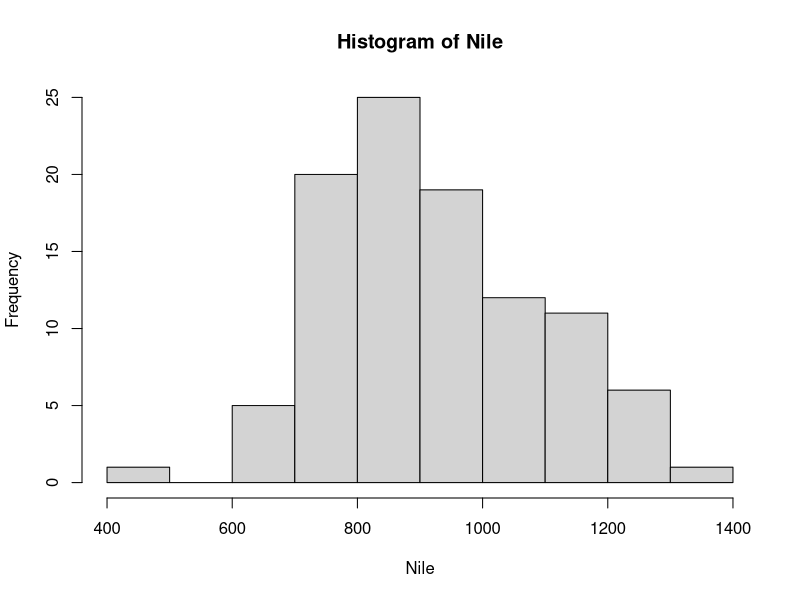
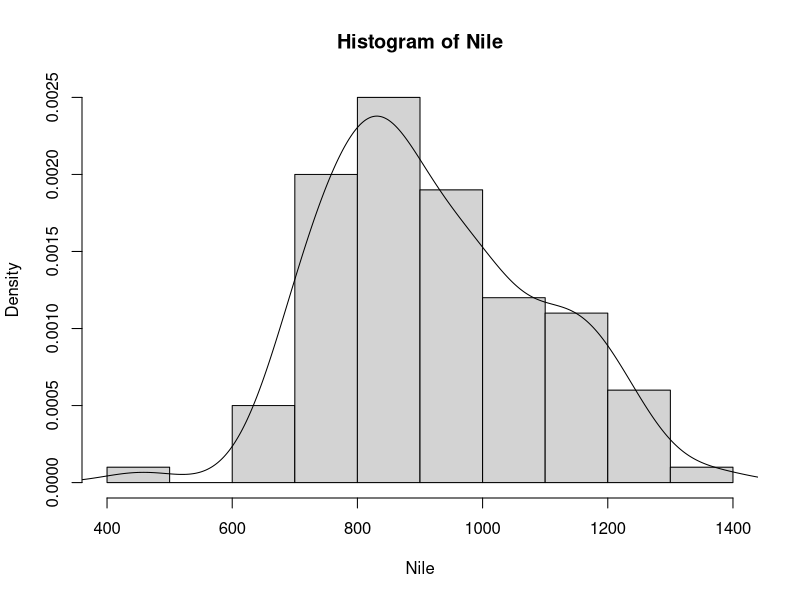
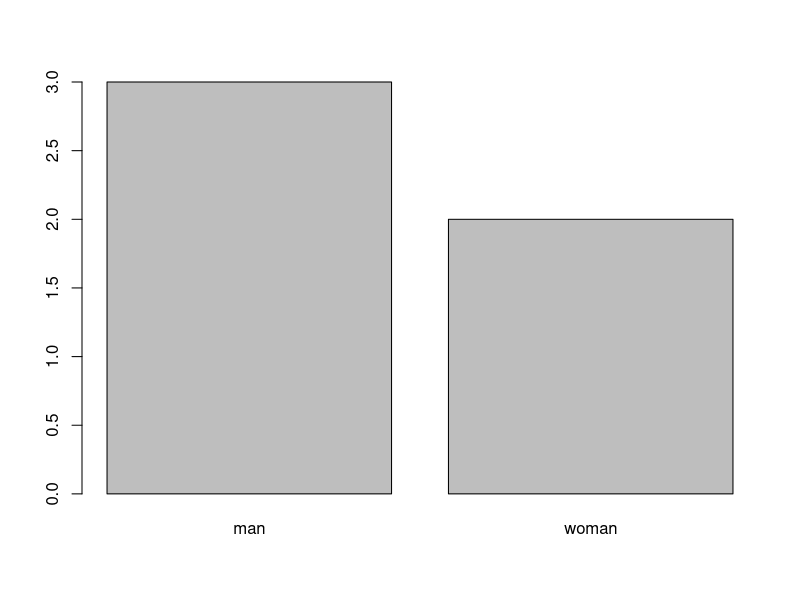
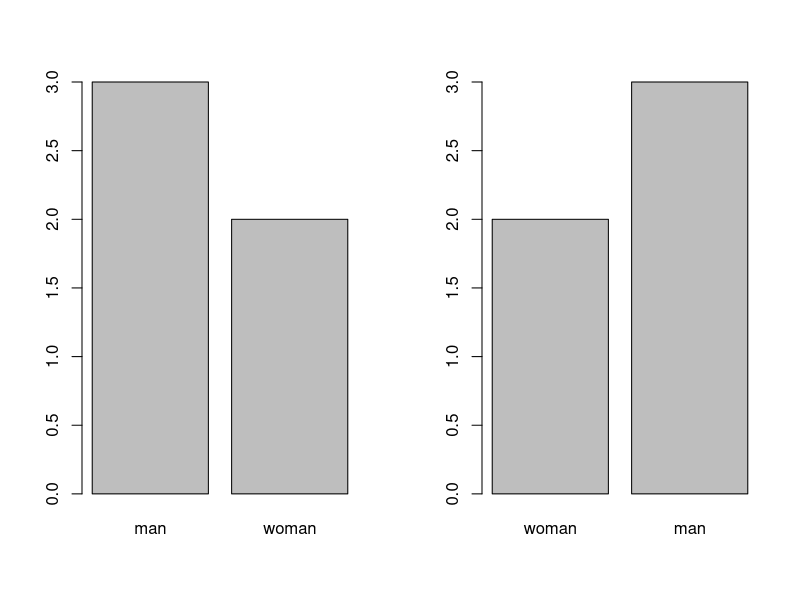
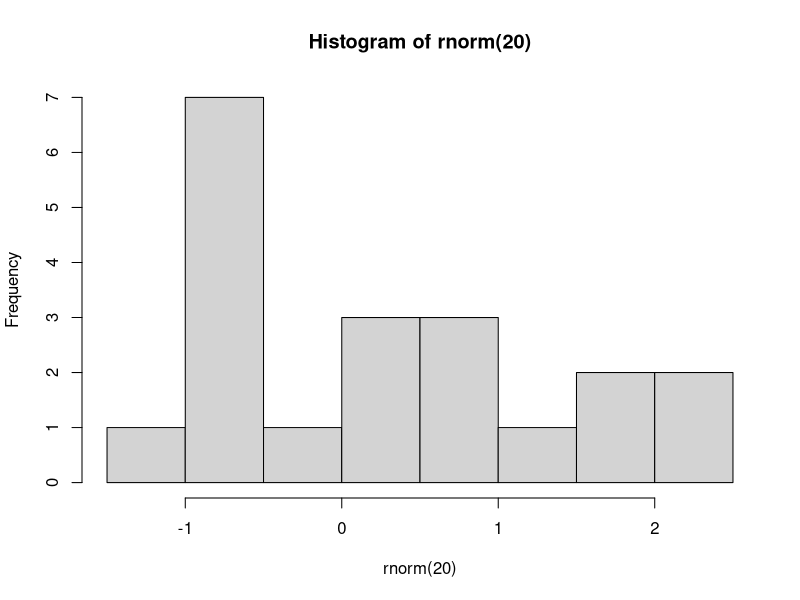

These charts were generated, in order, by the following R code:
# chap01_Basic : 주석문 기호

#############################################
# chapter01. R 설치와 개요
#############################################

# 주요 단축키
# -script 실행 : ctrl + Enter, ctrl +r
# -script 저장 : ctrl + s

print("hello,R!!!") # ctrl + enter


#패키지와 session 보기
# R package 보기
available.packages()
dim(available.packages()) #15786    17

#R Session 보기
sessionInfo()

#설치된 패키지 목록 확인
installed.packages()

#패키지 사용법
#install.packages("stringr")#인스톨 시 "" 넣어줘야함
library(stringr) #메모리 삽입시엔 "" 생략 가능
search()

#패키지 제거
#remove.packages("stringr")

#데이터 셋 보기
data()


#기본 데이터 셋으로 히스토그램 그리기

#단계 1 :: 빈도수 (frequency)를 기준으로 히스토그램 그리기.
hist(Nile)

#단계 2 :: 밀도 (density) 를 기준으로 히스토그램 그리기.
hist(Nile, freq = FALSE)

#단계 3 :: 단계 2 의 결과에 분포곡선(line)을 추가.
lines(density(Nile))

#히스토그램을 파일에 저장하기.
par(mfrow=c(1,1))# c(x,y) x행 y열 대로 그래프 저장
                 # plots 영역에 1개 그래프 표시
pdf("C:/workspaces/bigdata-master/R/output/batch.pdf")
hist(rnorm(20)) # 난수에 대한 히스토그램을 그리기.
dev.off()


## 변수와 자료형

# 변수 사용 예
age <- 25
print(age)
age
age <- 35
age

# 변수.멤버 형태로 변수 선언 예 
goods.model <- "lg-320" #상품 모델명.
goods.name <- "냉장고"
goods.price <- 850000
goods.desc <- "동급 최고의 품질/사양"

#대소문자 구별 
val1 <- 50
Val1 <- 100
val1
Val1

#숫자로 시작 불가능
#100num <- 50 #Error

#자료형 // JAVA에서만 사용했던 자료형 키워드를 변수로 선언 가능
int <- 20 #숫자형(정수)
double<-3.14 #.숫자형(실수)
string <-"홍길동" #문자형
boolean <- TRUE #반드시 대문자로만 약속이 되어져 있음 T 또는 F 로 사용 가능
boolean

boolean <- 3.14
boolean

#자료형 확인 is 함수군
is.numeric(int) # T
is.numeric(string) # F
is.integer(int) # F : 정수값도 부동 소숫점으로 관리.
is.double(int) # T : 주의!

#자료형 변환 as 함수군
castInt <-as.integer(int) # as 자료형 변환 시 values 표현할 때 20L 로 표현
is.integer(castInt) # T :: 실수형에서 정수형으로 형변환 해주었기 때문
is.numeric(castInt) # T

is.numeric(double) # T
is.double(double) # T

is.character(string) # T
is.character(int) # F

boolean <- TRUE
is.character(boolean) # F : boolean이 진리값이 담겨져 있을때
is.character("boolean") # T : ""안에 문자열로 취급
is.logical(boolean) # T

x <- c(1, 2, 3)
x # 1 2 3

# 숫자 원소를 문자 원소로 형변환
y <- c(1, 2, "3")
y # "1" "2" "3"

result <- x * 3
result # 3 6 9

#y * 5 Error 이항연산자에 수치가 아닌 인수입니다

y.castInt <-as.integer(y)
result <- y.castInt * 5
result

# 스칼라 변수 사용 예
name <- "홍길동"
name

# 벡터 변수 사용 예 ==컴바인 함수 이용
x <- c(1,2,3)
x # 1 2 3

# 복소수형 자료 생성과 형변환
z <- 5.3 - 3i
Re(z) # 복소수형 안에 실수형만 꺼내오고 싶으면
Im(z) # 복소수형 안에 복소수형만 꺼내오고 싶으면
is.complex(z) # T
as.complex(5.3) # 5.3+0i



# 스칼라 변수의 자료형
mode(int) # "numeric"
mode(string) # "character"
mode(boolean) # "logical"

# 문자 벡터와 그래프 생성
gender <- c('man','woman','woman','man','man')
gender

mode(gender) # "character"

#plot(gender) # error :: plot() 함수는 숫자 자료만을 대상으로 그래프를 생성할 수 있음.

#요인형 변환
# as.factor() 함수 이용 범주(요인)형 변환
Ngender <- as.factor(gender)
Ngender # Levels: man woman 
table(Ngender)


#Factor형 변수로 차트 그리기
plot(Ngender) # 알파벳 순으로

# 도메인 ? 성별의 컬럼 안에 남 / 녀 남녀 이 두가지가 도메인
# 즉 범주(levels)는 도메인을 의미
# 그 범주를 카운트 해서 factor 형으로 변환

mode(Ngender) # "numeric"
class(Ngender) # 자료 구조에 대한 정보 반환 / "factor"
is.factor(Ngender) # T

#factor() 함수 이용 Factor형 변환
args(factor)
# 함수 안에 변수를 받아올때 순서도 상관 없으며 반드시 값이 들어오는 값을 제외하고 생략 가능
# 단 ! 매개변수를 지정하지 않으면 순서대로 진행이 되기 때문에 순서에 상관이 없으려면 매개변수를 반드시 지정!
# x = character() ::x 의 값(임의의 변수값)이 없으면 캐릭터()의 값으로 초기화
# levels ::반드시 전달, 필수 요소, 만약 값이 없으면 디폴트값으로 as.character(x)로 초기화
# labels = levels :: labels가 없으면 levels 값으로 초기화
# exclude = NA  
# ordered = is.ordered(x) '...' 이란 :: 가변인자변수
# nmax = NA
Ogender <- factor(x =gender, levels = c('woman','man'))
Ogender

#도움말 보기
help("factor")
?factor
?sum # sum(..., na.rm = FALSE)

#함수 파라메터 보기
args(sum)

#함수 사용 예제 보기
example(sum)

#순서없는 요인과 순서 있는 요인형 변수로 차트 그리기
par(mfrow=c(1,2))
plot(Ngender)
plot(Ogender)

# 작업 공간 지정
getwd()
setwd("C:/workspaces/bigdata-master/R/script")








